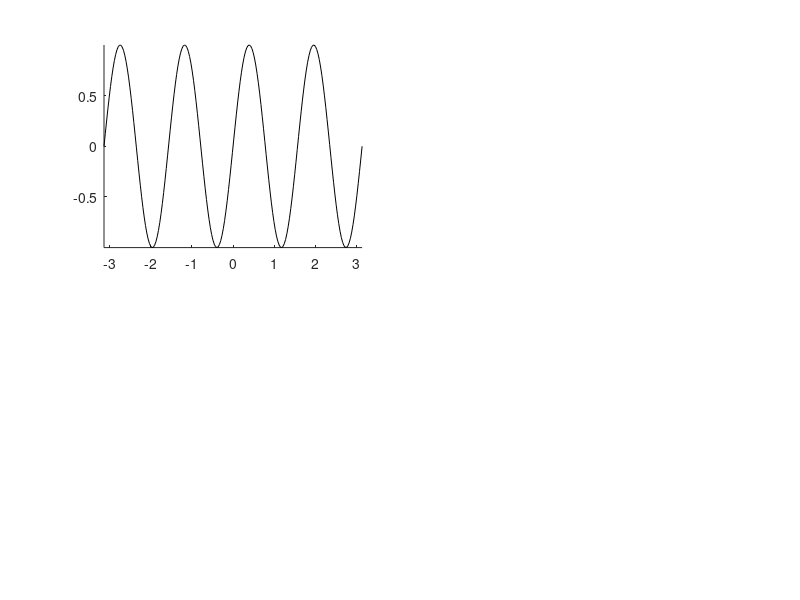

MATLAB code for this plot: (Note: this script raises an error after producing the figure.)
% demo_plot.m
% Demonstrates use of the fill_between.m function



figure(1), clf
set(gcf,'Color',[1 1 1])
%%
% Example 1 ===============================================================
subplot(2,2,1)
x   = linspace(-pi,pi,200);
y2  = sin(x*4);
y1  = zeros(size(x));

plot(x,y2,'k-')
axis tight
box off

% define a binary vector of x values where we will fill
where = x>0 & x<pi/2;

% Define a set of patch properties that you want for your filled region
% See http://www.mathworks.co.uk/help/matlab/ref/patch_props.html
opts={'EdgeColor', 'none',...
    'FaceColor',[0.5 0.5 1]};

% Do the filling
h = fill_between(x,y1,y2, where, opts);

%%
% Example 2 ===============================================================
subplot(2,2,2)
x   = linspace(-4,4,200);
y2  = sin(x*4)/2;
y1  = sin(x*2);

plot(x,y1,'k-')
hold on
plot(x,y2,'k-')
box off

% Define a set of patch properties that you want for your filled region
% See http://www.mathworks.co.uk/help/matlab/ref/patch_props.html
opts={'EdgeColor', 'none',...
    'FaceColor',[1 0.5 0.5]};

% Do the filling
fill_between(x, y1,y2, [], opts);

%%
% Example 3 ===============================================================
subplot(2,2,3)
x   = linspace(-4,4,200);
y2  = sin(x*4)/2;
y1  = sin(x*2);

plot(x,y1,'k-')
hold on
plot(x,y2,'k-')
box off

% Do the filling
opts={'EdgeColor', 'none',...
    'FaceColor',[1 0.5 0.5]};
fill_between(x, y1,y2, y1>y2, opts);

opts={'EdgeColor', 'none',...
    'FaceColor',[0.5 1 0.5]};
fill_between(x, y1,y2, y1<y2, opts);


%%
% Example 4 ===============================================================
subplot(2,2,4)
x   = linspace(-4,4,600);
y  = sin(x*4);

plot(x,y,'k-')
box off

% Do the filling
opts={'EdgeColor', 'none',...
    'FaceColor',[1 0.5 0.5]};
fill_between(x, 0.5, y, y>0.5, opts);

% Do the filling
opts={'EdgeColor', 'none',...
    'FaceColor',[0.5 1 0.5]};
fill_between(x, 0,y, y<0, opts);

